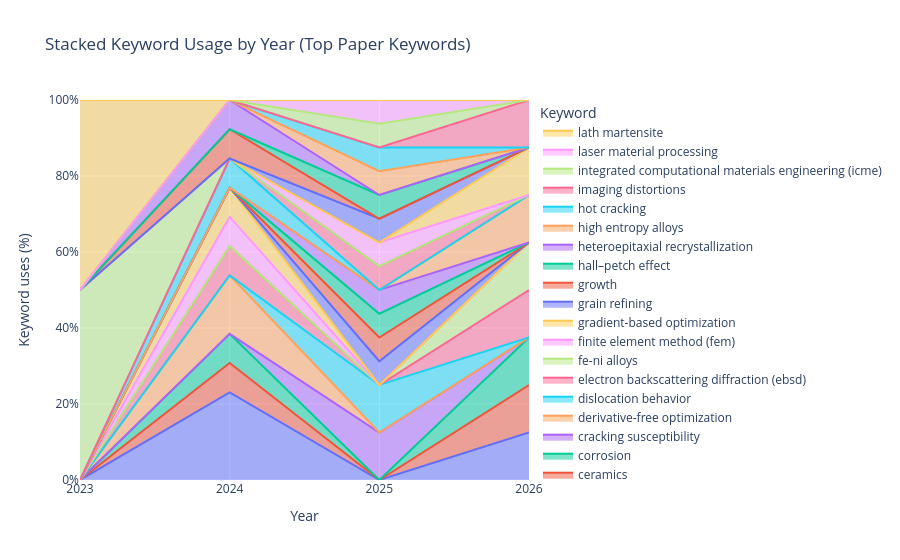

The notebook cell this image was saved under:
### Code cell
#| echo: false
#| output: true

import re

import pandas as pd
import plotly.graph_objects as go
from sklearn.feature_extraction.text import ENGLISH_STOP_WORDS
TOP_KEYWORDS = 30
PAPER_ITEM_TYPES = {"journalarticle", "manuscript", "preprint"}


def _extract_year(value):
    match = re.search(r"(19|20)\d{2}", str(value or ""))
    if not match:
        return None
    year = int(match.group(0))
    return year if 1900 <= year <= 2100 else None


def _normalize_text(value):
    if pd.isna(value):
        return ""
    return str(value).strip()


def _normalize_tag(tag):
    # Keep multi-word keywords together while normalizing whitespace/case.
    return re.sub(r"\s+", " ", _normalize_text(tag)).lower()


if "load_zotero_items" in globals():
    keyword_items = load_zotero_items()
else:
    raise RuntimeError("load_zotero_items() is not available. Run the earlier setup cell first.")

excluded_exact = set()
if "exclude_terms" in globals():
    excluded_exact.update(_normalize_tag(term) for term in exclude_terms)

rows = []
for item in keyword_items:
    data = item.get("data", {})
    item_type = str(data.get("itemType", "")).strip().lower()
    if item_type not in PAPER_ITEM_TYPES:
        continue

    year = _extract_year(data.get("date", ""))
    if year is None:
        continue

    tags_raw = [
        _normalize_tag(t.get("tag", ""))
        for t in data.get("tags", [])
        if _normalize_tag(t.get("tag", ""))
    ]

    # De-duplicate repeated tags within a paper.
    tags_unique = sorted(set(tags_raw))

    filtered_tags = []
    for tag in tags_unique:
        if tag in excluded_exact:
            continue

        words = [w for w in re.findall(r"[a-zA-Z]+", tag) if w]
        if not words:
            continue
        if all(w in ENGLISH_STOP_WORDS for w in words):
            continue

        filtered_tags.append(tag)

    if not filtered_tags:
        continue

    for tag in filtered_tags:
        rows.append({"year": int(year), "keyword": tag, "count": 1})

df_kw_year = pd.DataFrame(rows)
if df_kw_year.empty:
    print("Warning: no year-tagged paper keywords found for keyword trend chart.")
else:
    keyword_totals = (
        df_kw_year.groupby("keyword", as_index=False)["count"]
        .sum()
        .sort_values(["count", "keyword"], ascending=[False, True])
    )
    top_keywords = keyword_totals.head(TOP_KEYWORDS)["keyword"].tolist()

    yearly = (
        df_kw_year[df_kw_year["keyword"].isin(top_keywords)]
        .groupby(["year", "keyword"], as_index=False)["count"]
        .sum()
        .sort_values(["year", "keyword"])
    )

    # Preserve the full year range from all tagged paper records.
    min_year = int(df_kw_year["year"].min())
    max_year = int(df_kw_year["year"].max())
    all_years = list(range(min_year, max_year + 1))

    pivot = (
        yearly.pivot(index="year", columns="keyword", values="count")
        .reindex(all_years, fill_value=0)
        .sort_index()
    )

    # Normalize each year so stacked values represent percentages of keyword uses.
    row_sums = pivot.sum(axis=1)
    pivot_pct = pivot.div(row_sums.where(row_sums > 0, 1), axis=0) * 100

    fig = go.Figure()
    for kw in top_keywords:
        if kw not in pivot_pct.columns:
            continue
        fig.add_trace(
            go.Scatter(
                x=pivot_pct.index.tolist(),
                y=pivot_pct[kw].tolist(),
                mode="lines",
                stackgroup="one",
                name=kw,
                hovertemplate="%{x}<br>%{fullData.name}: %{y:.1f}%<extra></extra>",
            )
        )

    fig.update_layout(
        title="Stacked Keyword Usage by Year (Top Paper Keywords)",
        xaxis_title="Year",
        yaxis_title="Keyword uses (%)",
        height=560,
        legend_title="Keyword",
    )
    fig.update_xaxes(tickmode="linear", dtick=1)
    fig.update_yaxes(range=[0, 100], ticksuffix="%")
    fig.show()

    print(
        f"Plotted normalized stacked keyword trends for {len(top_keywords)} keywords across "
        f"{len(pivot_pct.index)} years ({min_year}-{max_year})."
    )

### Figure 1 — Plotly figure (JSON) as saved in the notebook; plotly's stock layout.template omitted (floating-point values rounded to 4 significant figures)
{"data": [{"hovertemplate": "%{x}<br>%{fullData.name}: %{y:.1f}%<extra></extra>", "mode": "lines", "name": "microstructure", "stackgroup": "one", "type": "scatter", "x": [2023, 2024, 2025, 2026], "y": [null, 23.08, null, 12.5]}, {"hovertemplate": "%{x}<br>%{fullData.name}: %{y:.1f}%<extra></extra>", "mode": "lines", "name": "electron backscatter diffraction", "stackgroup": "one", "type": "scatter", "x": [2023, 2024, 2025, 2026], "y": [null, 7.692, null, 12.5]}, {"hovertemplate": "%{x}<br>%{fullData.name}: %{y:.1f}%<extra></extra>", "mode": "lines", "name": "grain size", "stackgroup": "one", "type": "scatter", "x": [2023, 2024, 2025, 2026], "y": [null, 7.692, null, 12.5]}, {"hovertemplate": "%{x}<br>%{fullData.name}: %{y:.1f}%<extra></extra>", "mode": "lines", "name": "materials science", "stackgroup": "one", "type": "scatter", "x": [2023, 2024, 2025, 2026], "y": [null, null, 12.5, null]}, {"hovertemplate": "%{x}<br>%{fullData.name}: %{y:.1f}%<extra></extra>", "mode": "lines", "name": "mechanical properties", "stackgroup": "one", "type": "scatter", "x": [2023, 2024, 2025, 2026], "y": [null, 15.38, null, null]}, {"hovertemplate": "%{x}<br>%{fullData.name}: %{y:.1f}%<extra></extra>", "mode": "lines", "name": "metals and alloys", "stackgroup": "one", "type": "scatter", "x": [2023, 2024, 2025, 2026], "y": [null, null, 12.5, null]}, {"hovertemplate": "%{x}<br>%{fullData.name}: %{y:.1f}%<extra></extra>", "mode": "lines", "name": "scanning electron microscopy", "stackgroup": "one", "type": "scatter", "x": [2023, 2024, 2025, 2026], "y": [null, 7.692, null, 12.5]}, {"hovertemplate": "%{x}<br>%{fullData.name}: %{y:.1f}%<extra></extra>", "mode": "lines", "name": "alloy design", "stackgroup": "one", "type": "scatter", "x": [2023, 2024, 2025, 2026], "y": [null, null, null, 12.5]}, {"hovertemplate": "%{x}<br>%{fullData.name}: %{y:.1f}%<extra></extra>", "mode": "lines", "name": "anisotropy", "stackgroup": "one", "type": "scatter", "x": [2023, 2024, 2025, 2026], "y": [null, 7.692, null, null]}, {"hovertemplate": "%{x}<br>%{fullData.name}: %{y:.1f}%<extra></extra>", "mode": "lines", "name": "binary hf–ta alloys", "stackgroup": "one", "type": "scatter", "x": [2023, 2024, 2025, 2026], "y": [null, 7.692, null, null]}, {"hovertemplate": "%{x}<br>%{fullData.name}: %{y:.1f}%<extra></extra>", "mode": "lines", "name": "calphad", "stackgroup": "one", "type": "scatter", "x": [2023, 2024, 2025, 2026], "y": [null, null, 6.25, null]}, {"hovertemplate": "%{x}<br>%{fullData.name}: %{y:.1f}%<extra></extra>", "mode": "lines", "name": "ceramics", "stackgroup": "one", "type": "scatter", "x": [2023, 2024, 2025, 2026], "y": [null, null, 6.25, null]}, {"hovertemplate": "%{x}<br>%{fullData.name}: %{y:.1f}%<extra></extra>", "mode": "lines", "name": "corrosion", "stackgroup": "one", "type": "scatter", "x": [2023, 2024, 2025, 2026], "y": [null, null, 6.25, null]}, {"hovertemplate": "%{x}<br>%{fullData.name}: %{y:.1f}%<extra></extra>", "mode": "lines", "name": "cracking susceptibility", "stackgroup": "one", "type": "scatter", "x": [2023, 2024, 2025, 2026], "y": [null, null, 6.25, null]}, {"hovertemplate": "%{x}<br>%{fullData.name}: %{y:.1f}%<extra></extra>", "mode": "lines", "name": "derivative-free optimization", "stackgroup": "one", "type": "scatter", "x": [2023, 2024, 2025, 2026], "y": [null, null, null, 12.5]}, {"hovertemplate": "%{x}<br>%{fullData.name}: %{y:.1f}%<extra></extra>", "mode": "lines", "name": "dislocation behavior", "stackgroup": "one", "type": "scatter", "x": [2023, 2024, 2025, 2026], "y": [null, 7.692, null, null]}, {"hovertemplate": "%{x}<br>%{fullData.name}: %{y:.1f}%<extra></extra>", "mode": "lines", "name": "electron backscattering diffraction (ebsd)", "stackgroup": "one", "type": "scatter", "x": [2023, 2024, 2025, 2026], "y": [null, null, 6.25, null]}, {"hovertemplate": "%{x}<br>%{fullData.name}: %{y:.1f}%<extra></extra>", "mode": "lines", "name": "fe-ni alloys", "stackgroup": "one", "type": "scatter", "x": [2023, 2024, 2025, 2026], "y": [50, null, null, null]}, {"hovertemplate": "%{x}<br>%{fullData.name}: %{y:.1f}%<extra></extra>", "mode": "lines", "name": "finite element method (fem)", "stackgroup": "one", "type": "scatter", "x": [2023, 2024, 2025, 2026], "y": [null, null, 6.25, null]}, {"hovertemplate": "%{x}<br>%{fullData.name}: %{y:.1f}%<extra></extra>", "mode": "lines", "name": "gradient-based optimization", "stackgroup": "one", "type": "scatter", "x": [2023, 2024, 2025, 2026], "y": [null, null, null, 12.5]}, {"hovertemplate": "%{x}<br>%{fullData.name}: %{y:.1f}%<extra></extra>", "mode": "lines", "name": "grain refining", "stackgroup": "one", "type": "scatter", "x": [2023, 2024, 2025, 2026], "y": [null, null, 6.25, null]}, {"hovertemplate": "%{x}<br>%{fullData.name}: %{y:.1f}%<extra></extra>", "mode": "lines", "name": "growth", "stackgroup": "one", "type": "scatter", "x": [2023, 2024, 2025, 2026], "y": [null, 7.692, null, null]}, {"hovertemplate": "%{x}<br>%{fullData.name}: %{y:.1f}%<extra></extra>", "mode": "lines", "name": "hall–petch effect", "stackgroup": "one", "type": "scatter", "x": [2023, 2024, 2025, 2026], "y": [null, null, 6.25, null]}, {"hovertemplate": "%{x}<br>%{fullData.name}: %{y:.1f}%<extra></extra>", "mode": "lines", "name": "heteroepitaxial recrystallization", "stackgroup": "one", "type": "scatter", "x": [2023, 2024, 2025, 2026], "y": [null, 7.692, null, null]}, {"hovertemplate": "%{x}<br>%{fullData.name}: %{y:.1f}%<extra></extra>", "mode": "lines", "name": "high entropy alloys", "stackgroup": "one", "type": "scatter", "x": [2023, 2024, 2025, 2026], "y": [null, null, 6.25, null]}, {"hovertemplate": "%{x}<br>%{fullData.name}: %{y:.1f}%<extra></extra>", "mode": "lines", "name": "hot cracking", "stackgroup": "one", "type": "scatter", "x": [2023, 2024, 2025, 2026], "y": [null, null, 6.25, null]}, {"hovertemplate": "%{x}<br>%{fullData.name}: %{y:.1f}%<extra></extra>", "mode": "lines", "name": "imaging distortions", "stackgroup": "one", "type": "scatter", "x": [2023, 2024, 2025, 2026], "y": [null, null, null, 12.5]}, {"hovertemplate": "%{x}<br>%{fullData.name}: %{y:.1f}%<extra></extra>", "mode": "lines", "name": "integrated computational materials engineering (icme)", "stackgroup": "one", "type": "scatter", "x": [2023, 2024, 2025, 2026], "y": [null, null, 6.25, null]}, {"hovertemplate": "%{x}<br>%{fullData.name}: %{y:.1f}%<extra></extra>", "mode": "lines", "name": "laser material processing", "stackgroup": "one", "type": "scatter", "x": [2023, 2024, 2025, 2026], "y": [null, null, 6.25, null]}, {"hovertemplate": "%{x}<br>%{fullData.name}: %{y:.1f}%<extra></extra>", "mode": "lines", "name": "lath martensite", "stackgroup": "one", "type": "scatter", "x": [2023, 2024, 2025, 2026], "y": [50, null, null, null]}], "layout": {"height": 560, "legend": {"title": {"text": "Keyword"}}, "title": {"text": "Stacked Keyword Usage by Year (Top Paper Keywords)"}, "xaxis": {"dtick": 1, "tickmode": "linear", "title": {"text": "Year"}}, "yaxis": {"range": [0, 100], "ticksuffix": "%", "title": {"text": "Keyword uses (%)"}}}}
